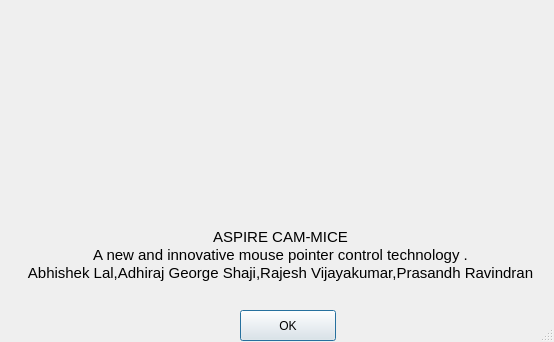
<?xml version="1.0" encoding="UTF-8"?>
<ui version="4.0">
 <class>AbtDialog</class>
 <widget class="QDialog" name="AbtDialog">
  <property name="windowModality">
   <enum>Qt::NonModal</enum>
  </property>
  <property name="geometry">
   <rect>
    <x>0</x>
    <y>0</y>
    <width>554</width>
    <height>342</height>
   </rect>
  </property>
  <property name="windowTitle">
   <string>ABOUT</string>
  </property>
  <property name="sizeGripEnabled">
   <bool>true</bool>
  </property>
  <widget class="QPushButton" name="button2">
   <property name="geometry">
    <rect>
     <x>240</x>
     <y>310</y>
     <width>96</width>
     <height>31</height>
    </rect>
   </property>
   <property name="text">
    <string>OK</string>
   </property>
  </widget>
  <widget class="QLabel" name="label">
   <property name="geometry">
    <rect>
     <x>20</x>
     <y>220</y>
     <width>521</width>
     <height>71</height>
    </rect>
   </property>
   <property name="text">
    <string>&lt;!DOCTYPE HTML PUBLIC &quot;-//W3C//DTD HTML 4.0//EN&quot; &quot;http://www.w3.org/TR/REC-html40/strict.dtd&quot;&gt;
&lt;html&gt;&lt;head&gt;&lt;meta name=&quot;qrichtext&quot; content=&quot;1&quot; /&gt;&lt;style type=&quot;text/css&quot;&gt;
p, li { white-space: pre-wrap; }
&lt;/style&gt;&lt;/head&gt;&lt;body style=&quot; font-family:'Ubuntu'; font-size:11pt; font-weight:400; font-style:normal;&quot;&gt;
&lt;p align=&quot;center&quot; style=&quot; margin-top:0px; margin-bottom:0px; margin-left:0px; margin-right:0px; -qt-block-indent:0; text-indent:0px;&quot;&gt;ASPIRE CAM-MICE&lt;/p&gt;
&lt;p align=&quot;center&quot; style=&quot; margin-top:0px; margin-bottom:0px; margin-left:0px; margin-right:0px; -qt-block-indent:0; text-indent:0px;&quot;&gt;A new and innovative mouse pointer control technology .&lt;/p&gt;
&lt;p align=&quot;center&quot; style=&quot; margin-top:0px; margin-bottom:0px; margin-left:0px; margin-right:0px; -qt-block-indent:0; text-indent:0px;&quot;&gt;Abhishek Lal,Adhiraj George Shaji,Rajesh Vijayakumar,Prasandh Ravindran&lt;/p&gt;&lt;/body&gt;&lt;/html&gt;</string>
   </property>
  </widget>
  <widget class="QLabel" name="label_2">
   <property name="geometry">
    <rect>
     <x>170</x>
     <y>20</y>
     <width>221</width>
     <height>201</height>
    </rect>
   </property>
   <property name="text">
    <string/>
   </property>
   <property name="pixmap">
    <pixmap>acm3.png</pixmap>
   </property>
   <property name="scaledContents">
    <bool>true</bool>
   </property>
  </widget>
 </widget>
 <resources/>
 <connections>
  <connection>
   <sender>button2</sender>
   <signal>clicked()</signal>
   <receiver>AbtDialog</receiver>
   <slot>reject()</slot>
   <hints>
    <hint type="sourcelabel">
     <x>285</x>
     <y>328</y>
    </hint>
    <hint type="destinationlabel">
     <x>133</x>
     <y>189</y>
    </hint>
   </hints>
  </connection>
 </connections>
</ui>
